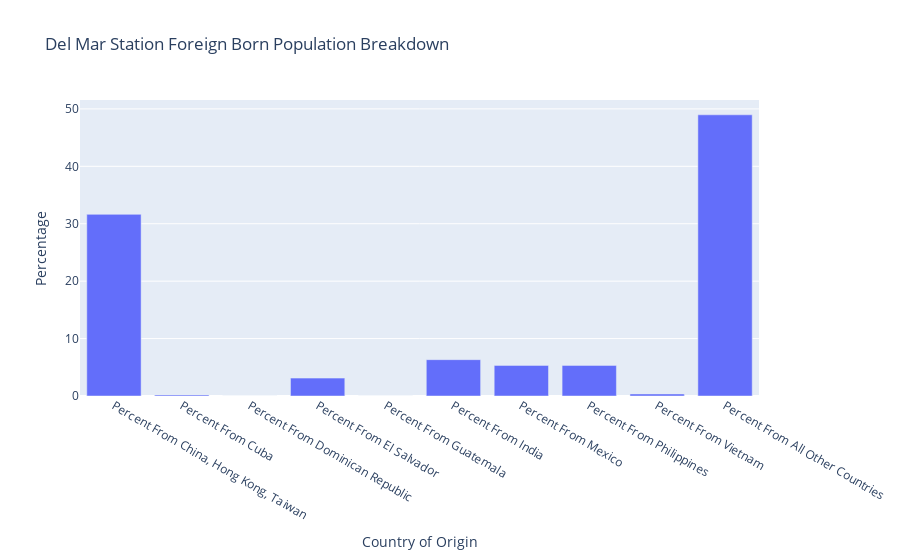

Source (notebook cell):
### Code cell
stn_trim(stationname = 'Del Mar',geoid1 = '14000US06037461902',geoid2 = '14000US06037463602',geoid3 = '14000US06037463700',geoid4 = ' ')

### Figure 1 — Plotly figure (JSON) as saved in the notebook; plotly's stock layout.template omitted (floating-point values rounded to 4 significant figures)
{"data": [{"alignmentgroup": "True", "hovertemplate": "Country of Origin=%{x}<br>Percentage=%{y}<extra></extra>", "legendgroup": "", "marker": {"color": "#636efa", "pattern": {"shape": ""}}, "name": "", "offsetgroup": "", "orientation": "v", "showlegend": false, "textposition": "auto", "type": "bar", "x": ["Percent From China, Hong Kong, Taiwan", "Percent From Cuba", "Percent From Dominican Republic", "Percent From El Salvador", "Percent From Guatemala", "Percent From India", "Percent From Mexico", "Percent From Philippines", "Percent From Vietnam", "Percent From All Other Countries"], "xaxis": "x", "y": [31.63, 0.1927, 0, 3.115, 0, 6.326, 5.331, 5.331, 0.3532, 48.97], "yaxis": "y"}], "layout": {"autosize": true, "barmode": "relative", "legend": {"tracegroupgap": 0}, "title": {"text": "Del Mar Station Foreign Born Population Breakdown"}, "xaxis": {"anchor": "y", "autorange": true, "domain": [0, 1], "range": [-0.5, 9.5], "title": {"text": "Country of Origin"}, "type": "category"}, "yaxis": {"anchor": "x", "autorange": true, "domain": [0, 1], "range": [0, 51.55], "title": {"text": "Percentage"}, "type": "linear"}}}
